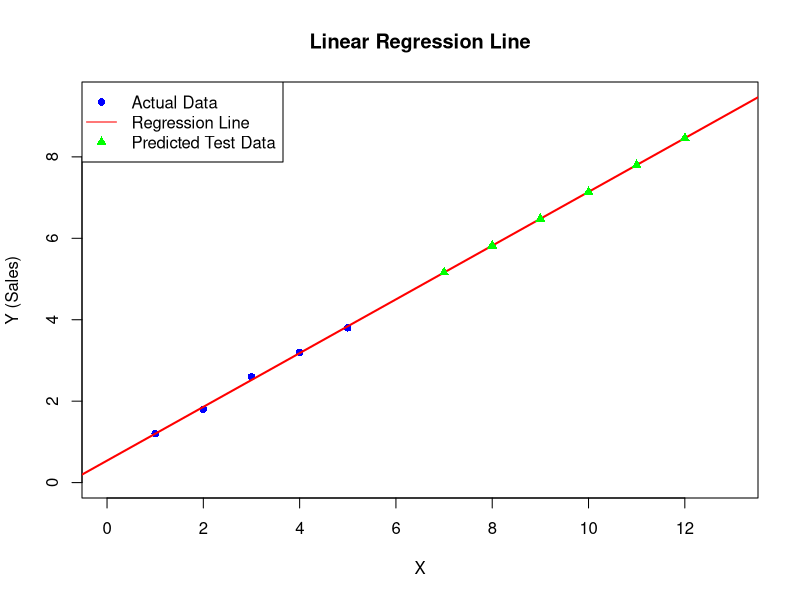

The R source for this figure:
#8. Regression model for prediction
#Create dataset
x<-c(1,2,3,4,5)
y<-c(1.2,1.8,2.6,3.2,3.8)
# Create Linear Regression Model and Trained Model
lr<-lm(y~x)

#test data(x=7) convert into data frame
w7<-data.frame(x=7)
# predict the test data
prdct_w7<-predict(lr,w7)
print(prdct_w7)

#test data(x=8) convert into data frame
w8<-data.frame(x=8)
prdct_w8<-predict(lr,w8)
print(prdct_w8)

#test data(x=12) convert into data frame
w12<-data.frame(x=12)
prdct_w12<-predict(lr,w12)
print(prdct_w12)

#test data(x=11) convert into data frame
w11<-data.frame(x=11)
prdct_w11<-predict(lr,w11)
print(prdct_w11)

#test data(x=9) convert into data frame
w9<-data.frame(x=9)
prdct_w9<-predict(lr,w9)
print(prdct_w9)

#test data(x=10) convert into data frame
w10<-data.frame(x=10)
prdct_w10<-predict(lr,w10)
print(prdct_w10)


# train data(x=(1,2,3,4,5)) convert into data frame
df<-data.frame(c(1,2,3,4,5))
prdct<-predict(lr,x=df)
print(prdct)

#create data frame for actual and predictor sales
df1<-data.frame(Actual_Sales<-y, predicted_sales<-prdct)
df1

# define test data and predictions for plotting
test_x <- c(7, 8, 12, 11, 9, 10)
test_pred <- c(prdct_w7, prdct_w8, prdct_w12, prdct_w11, prdct_w9, prdct_w10)

# Plot actual data with larger x,y limits
plot(x, y, col = "blue", pch = 16,
     main = "Linear Regression Line",
     xlab = "X", ylab = "Y (Sales)",
     xlim = c(0, 13), ylim = c(0, max(test_pred) + 1))

# Add regression line
abline(lr, col = "red", lwd = 2)

# Add predicted test points
points(test_x, test_pred, col = "green", pch = 17)

# Add legend
legend("topleft", legend = c("Actual Data", "Regression Line", "Predicted Test Data"),
       col = c("blue", "red", "green"), pch = c(16, NA, 17), lty = c(NA, 1, NA))
